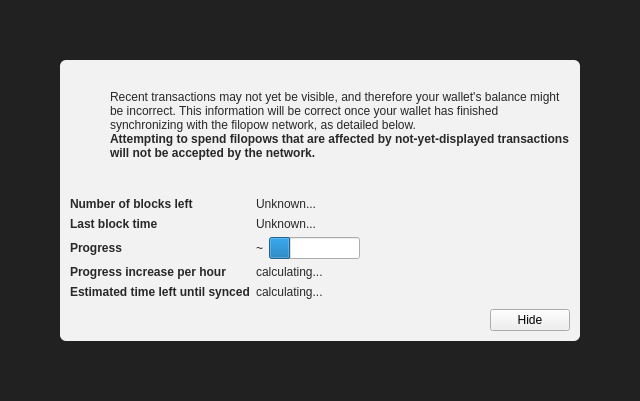
<?xml version="1.0" encoding="UTF-8"?>
<ui version="4.0">
 <class>ModalOverlay</class>
 <widget class="ModalOverlay" name="ModalOverlay">
  <property name="geometry">
   <rect>
    <x>0</x>
    <y>0</y>
    <width>640</width>
    <height>401</height>
   </rect>
  </property>
  <property name="windowTitle">
   <string>Form</string>
  </property>
  <layout class="QVBoxLayout" name="verticalLayout" stretch="0">
   <property name="sizeConstraint">
    <enum>QLayout::SetDefaultConstraint</enum>
   </property>
   <property name="leftMargin">
    <number>0</number>
   </property>
   <property name="topMargin">
    <number>0</number>
   </property>
   <property name="rightMargin">
    <number>0</number>
   </property>
   <property name="bottomMargin">
    <number>0</number>
   </property>
   <item>
    <widget class="QWidget" name="bgWidget" native="true">
     <property name="styleSheet">
      <string notr="true">#bgWidget { background: rgba(0,0,0,220); }</string>
     </property>
     <layout class="QVBoxLayout" name="verticalLayoutMain" stretch="1">
      <property name="leftMargin">
       <number>60</number>
      </property>
      <property name="topMargin">
       <number>60</number>
      </property>
      <property name="rightMargin">
       <number>60</number>
      </property>
      <property name="bottomMargin">
       <number>60</number>
      </property>
      <item>
       <widget class="QWidget" name="contentWidget" native="true">
        <property name="styleSheet">
         <string notr="true">#contentWidget { background: rgba(255,255,255,240); border-radius: 6px; }

QLabel { color: rgb(40,40,40);  }</string>
        </property>
        <layout class="QVBoxLayout" name="verticalLayoutSub" stretch="1,0,0,0">
         <property name="spacing">
          <number>0</number>
         </property>
         <property name="leftMargin">
          <number>10</number>
         </property>
         <property name="topMargin">
          <number>10</number>
         </property>
         <property name="rightMargin">
          <number>10</number>
         </property>
         <property name="bottomMargin">
          <number>10</number>
         </property>
         <item>
          <layout class="QHBoxLayout" name="horizontalLayoutIconText" stretch="0,1">
           <property name="topMargin">
            <number>20</number>
           </property>
           <item>
            <layout class="QVBoxLayout" name="verticalLayoutIcon">
             <property name="leftMargin">
              <number>0</number>
             </property>
             <item>
              <widget class="QPushButton" name="warningIcon">
               <property name="enabled">
                <bool>false</bool>
               </property>
               <property name="text">
                <string/>
               </property>
               <property name="icon">
                <iconset>
                 <normaloff>:/icons/warning</normaloff>
                 <disabledoff>:/icons/warning</disabledoff>:/icons/warning</iconset>
               </property>
               <property name="iconSize">
                <size>
                 <width>48</width>
                 <height>48</height>
                </size>
               </property>
               <property name="flat">
                <bool>true</bool>
               </property>
              </widget>
             </item>
             <item>
              <spacer name="verticalSpacerWarningIcon">
               <property name="orientation">
                <enum>Qt::Vertical</enum>
               </property>
               <property name="sizeHint" stdset="0">
                <size>
                 <width>20</width>
                 <height>40</height>
                </size>
               </property>
              </spacer>
             </item>
            </layout>
           </item>
           <item>
            <layout class="QVBoxLayout" name="verticalLayoutInfoText">
             <property name="leftMargin">
              <number>0</number>
             </property>
             <property name="topMargin">
              <number>0</number>
             </property>
             <item>
              <widget class="QLabel" name="infoText">
               <property name="text">
                <string>Recent transactions may not yet be visible, and therefore your wallet's balance might be incorrect. This information will be correct once your wallet has finished synchronizing with the filopow network, as detailed below.</string>
               </property>
               <property name="textFormat">
                <enum>Qt::RichText</enum>
               </property>
               <property name="wordWrap">
                <bool>true</bool>
               </property>
              </widget>
             </item>
             <item>
              <widget class="QLabel" name="infoTextStrong">
               <property name="font">
                <font>
                 <weight>75</weight>
                 <bold>true</bold>
                </font>
               </property>
               <property name="text">
                <string>Attempting to spend filopows that are affected by not-yet-displayed transactions will not be accepted by the network.</string>
               </property>
               <property name="textFormat">
                <enum>Qt::RichText</enum>
               </property>
               <property name="wordWrap">
                <bool>true</bool>
               </property>
              </widget>
             </item>
             <item>
              <spacer name="verticalSpacerInTextSpace">
               <property name="orientation">
                <enum>Qt::Vertical</enum>
               </property>
               <property name="sizeHint" stdset="0">
                <size>
                 <width>20</width>
                 <height>40</height>
                </size>
               </property>
              </spacer>
             </item>
            </layout>
           </item>
          </layout>
         </item>
         <item>
          <spacer name="verticalSpacerAfterText">
           <property name="orientation">
            <enum>Qt::Vertical</enum>
           </property>
           <property name="sizeHint" stdset="0">
            <size>
             <width>20</width>
             <height>40</height>
            </size>
           </property>
          </spacer>
         </item>
         <item>
          <layout class="QFormLayout" name="formLayout">
           <property name="fieldGrowthPolicy">
            <enum>QFormLayout::FieldsStayAtSizeHint</enum>
           </property>
           <property name="horizontalSpacing">
            <number>6</number>
           </property>
           <property name="verticalSpacing">
            <number>6</number>
           </property>
           <property name="topMargin">
            <number>10</number>
           </property>
           <item row="0" column="0">
            <widget class="QLabel" name="labelNumberOfBlocksLeft">
             <property name="font">
              <font>
               <weight>75</weight>
               <bold>true</bold>
              </font>
             </property>
             <property name="text">
              <string>Number of blocks left</string>
             </property>
            </widget>
           </item>
           <item row="0" column="1">
            <widget class="QLabel" name="numberOfBlocksLeft">
             <property name="text">
              <string>Unknown...</string>
             </property>
            </widget>
           </item>
           <item row="1" column="0">
            <widget class="QLabel" name="labelLastBlockTime">
             <property name="font">
              <font>
               <weight>75</weight>
               <bold>true</bold>
              </font>
             </property>
             <property name="text">
              <string>Last block time</string>
             </property>
            </widget>
           </item>
           <item row="1" column="1">
            <widget class="QLabel" name="newestBlockDate">
             <property name="sizePolicy">
              <sizepolicy hsizetype="Maximum" vsizetype="Preferred">
               <horstretch>0</horstretch>
               <verstretch>0</verstretch>
              </sizepolicy>
             </property>
             <property name="text">
              <string>Unknown...</string>
             </property>
            </widget>
           </item>
           <item row="2" column="0">
            <widget class="QLabel" name="labelSyncDone">
             <property name="font">
              <font>
               <weight>75</weight>
               <bold>true</bold>
              </font>
             </property>
             <property name="text">
              <string>Progress</string>
             </property>
            </widget>
           </item>
           <item row="2" column="1">
            <layout class="QHBoxLayout" name="horizontalLayoutSync" stretch="0,1">
             <item>
              <widget class="QLabel" name="percentageProgress">
               <property name="text">
                <string notr="true">~</string>
               </property>
              </widget>
             </item>
             <item>
              <widget class="QProgressBar" name="progressBar">
               <property name="value">
                <number>24</number>
               </property>
               <property name="format">
                <string/>
               </property>
              </widget>
             </item>
            </layout>
           </item>
           <item row="4" column="0">
            <widget class="QLabel" name="labelProgressIncrease">
             <property name="font">
              <font>
               <weight>75</weight>
               <bold>true</bold>
              </font>
             </property>
             <property name="text">
              <string>Progress increase per hour</string>
             </property>
            </widget>
           </item>
           <item row="4" column="1">
            <widget class="QLabel" name="progressIncreasePerH">
             <property name="text">
              <string>calculating...</string>
             </property>
            </widget>
           </item>
           <item row="5" column="0">
            <widget class="QLabel" name="labelEstimatedTimeLeft">
             <property name="font">
              <font>
               <weight>75</weight>
               <bold>true</bold>
              </font>
             </property>
             <property name="text">
              <string>Estimated time left until synced</string>
             </property>
            </widget>
           </item>
           <item row="5" column="1">
            <widget class="QLabel" name="expectedTimeLeft">
             <property name="text">
              <string>calculating...</string>
             </property>
            </widget>
           </item>
          </layout>
         </item>
         <item>
          <layout class="QHBoxLayout" name="horizontalLayoutButtons">
           <property name="leftMargin">
            <number>10</number>
           </property>
           <property name="topMargin">
            <number>10</number>
           </property>
           <item>
            <widget class="QLabel" name="versionLabel">
             <property name="text">
              <string></string>
             </property>
            </widget>
           </item>
           <item>
            <spacer name="horizontalSpacer">
             <property name="orientation">
              <enum>Qt::Horizontal</enum>
             </property>
             <property name="sizeHint" stdset="0">
              <size>
               <width>40</width>
               <height>20</height>
              </size>
             </property>
            </spacer>
           </item>
           <item>
            <widget class="QPushButton" name="closeButton">
             <property name="text">
              <string>Hide</string>
             </property>
            </widget>
           </item>
          </layout>
         </item>
        </layout>
       </widget>
      </item>
     </layout>
    </widget>
   </item>
  </layout>
 </widget>
 <customwidgets>
  <customwidget>
   <class>ModalOverlay</class>
   <extends>QWidget</extends>
   <header>modaloverlay.h</header>
   <container>1</container>
  </customwidget>
 </customwidgets>
 <resources/>
 <connections/>
</ui>
